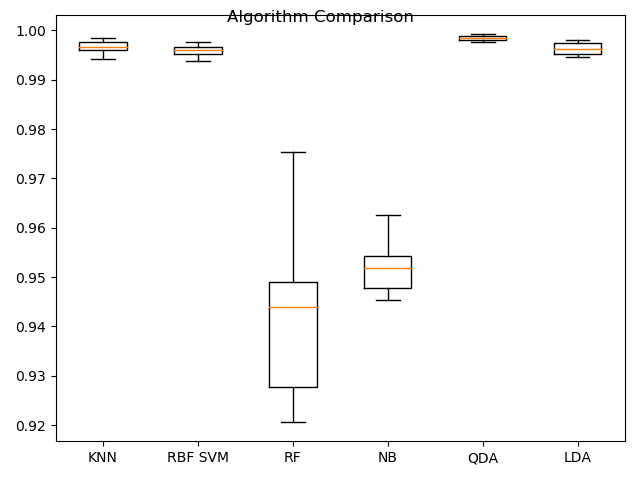

Reproduce this figure in Python.
import matplotlib.pyplot as plt
import pandas as pd
from sklearn import model_selection, preprocessing
from sklearn.discriminant_analysis import LinearDiscriminantAnalysis, QuadraticDiscriminantAnalysis
from sklearn.ensemble import RandomForestClassifier
from sklearn.naive_bayes import GaussianNB
from sklearn.neighbors import KNeighborsClassifier
from sklearn.svm import SVC

names = ["KNN", "RBF SVM", "RF", "NB", "QDA", "LDA"]

classifiers = [
    KNeighborsClassifier(3),
    SVC(gamma=2, C=1),
    RandomForestClassifier(max_depth=5, n_estimators=10, max_features=1),
    GaussianNB(),
    QuadraticDiscriminantAnalysis(),
    LinearDiscriminantAnalysis()]

dataframe = pd.read_csv("vigenere_period_reference_data.csv")
arr = dataframe.values
X = arr[:, 1:]
Y = arr[:, 0]

scaler = preprocessing.MinMaxScaler()
X_scaled = scaler.fit_transform(X)

results = []
scoring = 'accuracy'
for name, model in zip(names, classifiers):
    kfold = model_selection.StratifiedKFold(n_splits=10, random_state=7, shuffle=True)
    cv_results = model_selection.cross_val_score(model, X_scaled, Y, cv=kfold, scoring=scoring)
    results.append(cv_results)
    msg = "%s: %f (%f)" % (name, cv_results.mean(), cv_results.std())
    print(msg)

fig = plt.figure()
fig.suptitle('Algorithm Comparison')
ax = fig.add_subplot(111)
plt.boxplot(results)
ax.set_xticklabels(names)
plt.show()
